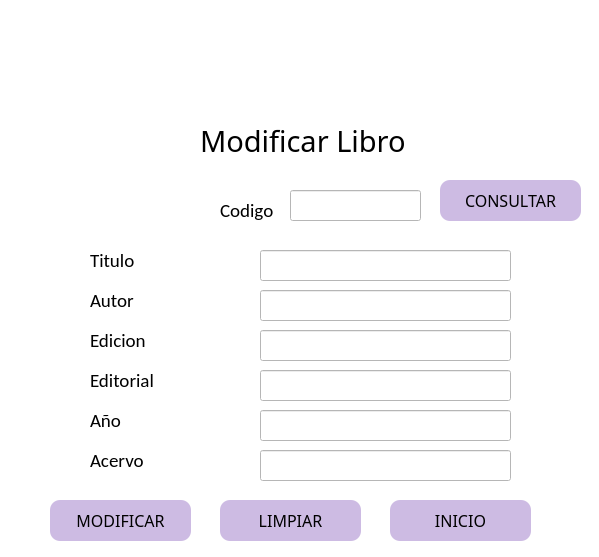
<?xml version="1.0" encoding="UTF-8"?>
<ui version="4.0">
 <class>MainWindow</class>
 <widget class="QMainWindow" name="MainWindow">
  <property name="geometry">
   <rect>
    <x>0</x>
    <y>0</y>
    <width>599</width>
    <height>557</height>
   </rect>
  </property>
  <property name="windowTitle">
   <string>MainWindow</string>
  </property>
  <property name="styleSheet">
   <string notr="true">background-color: rgb(255, 255, 255);</string>
  </property>
  <widget class="QWidget" name="centralwidget">
   <widget class="QLabel" name="label_7">
    <property name="geometry">
     <rect>
      <x>220</x>
      <y>200</y>
      <width>61</width>
      <height>20</height>
     </rect>
    </property>
    <property name="font">
     <font>
      <family>Calibri</family>
      <pointsize>14</pointsize>
     </font>
    </property>
    <property name="text">
     <string>Codigo</string>
    </property>
   </widget>
   <widget class="QPushButton" name="pbConsultar_Libro">
    <property name="geometry">
     <rect>
      <x>440</x>
      <y>180</y>
      <width>141</width>
      <height>41</height>
     </rect>
    </property>
    <property name="font">
     <font>
      <family>Dubai Medium</family>
      <pointsize>12</pointsize>
     </font>
    </property>
    <property name="styleSheet">
     <string notr="true">QPushButton{

	background-color:rgb(205, 187, 227);
	border-radius:10px;
	border:10px;
}


QPushButton:hover{
background-color: rgb(170, 255, 127);
	border-radius:10px;
	border: 10px;
}</string>
    </property>
    <property name="text">
     <string>CONSULTAR</string>
    </property>
   </widget>
   <widget class="QPushButton" name="pbLimpiar_Libro">
    <property name="geometry">
     <rect>
      <x>220</x>
      <y>500</y>
      <width>141</width>
      <height>41</height>
     </rect>
    </property>
    <property name="font">
     <font>
      <family>Dubai Medium</family>
      <pointsize>12</pointsize>
     </font>
    </property>
    <property name="styleSheet">
     <string notr="true">QPushButton{

	background-color:rgb(205, 187, 227);
	border-radius:10px;
	border:10px;
}


QPushButton:hover{
background-color: rgb(170, 255, 127);
	border-radius:10px;
	border: 10px;
}</string>
    </property>
    <property name="text">
     <string>LIMPIAR</string>
    </property>
   </widget>
   <widget class="QLabel" name="label">
    <property name="geometry">
     <rect>
      <x>200</x>
      <y>120</y>
      <width>221</width>
      <height>41</height>
     </rect>
    </property>
    <property name="font">
     <font>
      <family>Segoe MDL2 Assets</family>
      <pointsize>22</pointsize>
     </font>
    </property>
    <property name="text">
     <string>Modificar Libro</string>
    </property>
   </widget>
   <widget class="QPushButton" name="pbRegresar_Libro">
    <property name="geometry">
     <rect>
      <x>390</x>
      <y>500</y>
      <width>141</width>
      <height>41</height>
     </rect>
    </property>
    <property name="font">
     <font>
      <family>Dubai Medium</family>
      <pointsize>12</pointsize>
     </font>
    </property>
    <property name="styleSheet">
     <string notr="true">QPushButton{

	background-color:rgb(205, 187, 227);
	border-radius:10px;
	border:10px;
}


QPushButton:hover{
background-color: rgb(170, 255, 127);
	border-radius:10px;
	border: 10px;
}</string>
    </property>
    <property name="text">
     <string>INICIO</string>
    </property>
   </widget>
   <widget class="QLabel" name="label_2">
    <property name="geometry">
     <rect>
      <x>60</x>
      <y>0</y>
      <width>491</width>
      <height>101</height>
     </rect>
    </property>
    <property name="styleSheet">
     <string notr="true"/>
    </property>
    <property name="text">
     <string/>
    </property>
    <property name="pixmap">
     <pixmap>../imagenes/Logo.png</pixmap>
    </property>
    <property name="scaledContents">
     <bool>true</bool>
    </property>
   </widget>
   <widget class="QLabel" name="label_4">
    <property name="geometry">
     <rect>
      <x>90</x>
      <y>370</y>
      <width>151</width>
      <height>20</height>
     </rect>
    </property>
    <property name="font">
     <font>
      <family>Calibri</family>
      <pointsize>14</pointsize>
     </font>
    </property>
    <property name="text">
     <string>Editorial</string>
    </property>
   </widget>
   <widget class="QLineEdit" name="lineEdit_Titulo">
    <property name="geometry">
     <rect>
      <x>260</x>
      <y>250</y>
      <width>251</width>
      <height>31</height>
     </rect>
    </property>
    <property name="font">
     <font>
      <pointsize>10</pointsize>
     </font>
    </property>
    <property name="styleSheet">
     <string notr="true">QLineEdit{
border: .5px solid
}
</string>
    </property>
   </widget>
   <widget class="QLineEdit" name="lineEdit_Acervo">
    <property name="geometry">
     <rect>
      <x>260</x>
      <y>450</y>
      <width>251</width>
      <height>31</height>
     </rect>
    </property>
    <property name="font">
     <font>
      <pointsize>10</pointsize>
     </font>
    </property>
    <property name="styleSheet">
     <string notr="true">QLineEdit{
border: .5px solid
}
</string>
    </property>
    <property name="text">
     <string/>
    </property>
   </widget>
   <widget class="QLabel" name="label_6">
    <property name="geometry">
     <rect>
      <x>90</x>
      <y>330</y>
      <width>151</width>
      <height>20</height>
     </rect>
    </property>
    <property name="font">
     <font>
      <family>Calibri</family>
      <pointsize>14</pointsize>
     </font>
    </property>
    <property name="text">
     <string>Edicion</string>
    </property>
   </widget>
   <widget class="QLabel" name="label_8">
    <property name="geometry">
     <rect>
      <x>90</x>
      <y>410</y>
      <width>151</width>
      <height>20</height>
     </rect>
    </property>
    <property name="font">
     <font>
      <family>Calibri</family>
      <pointsize>14</pointsize>
     </font>
    </property>
    <property name="text">
     <string>Año</string>
    </property>
   </widget>
   <widget class="QLineEdit" name="lineEdit_Edicion">
    <property name="geometry">
     <rect>
      <x>260</x>
      <y>330</y>
      <width>251</width>
      <height>31</height>
     </rect>
    </property>
    <property name="font">
     <font>
      <pointsize>10</pointsize>
     </font>
    </property>
    <property name="styleSheet">
     <string notr="true">QLineEdit{
border: .5px solid
}
</string>
    </property>
   </widget>
   <widget class="QLineEdit" name="lineEdit_Anio">
    <property name="geometry">
     <rect>
      <x>260</x>
      <y>410</y>
      <width>251</width>
      <height>31</height>
     </rect>
    </property>
    <property name="font">
     <font>
      <pointsize>10</pointsize>
     </font>
    </property>
    <property name="styleSheet">
     <string notr="true">QLineEdit{
border: .5px solid
}
</string>
    </property>
    <property name="text">
     <string/>
    </property>
   </widget>
   <widget class="QLabel" name="label_3">
    <property name="geometry">
     <rect>
      <x>90</x>
      <y>250</y>
      <width>111</width>
      <height>20</height>
     </rect>
    </property>
    <property name="font">
     <font>
      <family>Calibri</family>
      <pointsize>14</pointsize>
     </font>
    </property>
    <property name="text">
     <string>Titulo</string>
    </property>
   </widget>
   <widget class="QLabel" name="label_5">
    <property name="geometry">
     <rect>
      <x>90</x>
      <y>290</y>
      <width>81</width>
      <height>20</height>
     </rect>
    </property>
    <property name="font">
     <font>
      <family>Calibri</family>
      <pointsize>14</pointsize>
     </font>
    </property>
    <property name="text">
     <string>Autor</string>
    </property>
   </widget>
   <widget class="QLineEdit" name="lineEdit_Editorial">
    <property name="geometry">
     <rect>
      <x>260</x>
      <y>370</y>
      <width>251</width>
      <height>31</height>
     </rect>
    </property>
    <property name="font">
     <font>
      <pointsize>10</pointsize>
     </font>
    </property>
    <property name="styleSheet">
     <string notr="true">QLineEdit{
border: .5px solid
}
</string>
    </property>
   </widget>
   <widget class="QLineEdit" name="lineEdit_Autor">
    <property name="geometry">
     <rect>
      <x>260</x>
      <y>290</y>
      <width>251</width>
      <height>31</height>
     </rect>
    </property>
    <property name="font">
     <font>
      <pointsize>10</pointsize>
     </font>
    </property>
    <property name="styleSheet">
     <string notr="true">QLineEdit{
border: .5px solid
}
</string>
    </property>
   </widget>
   <widget class="QLineEdit" name="lineEdit_CodigoL">
    <property name="geometry">
     <rect>
      <x>290</x>
      <y>190</y>
      <width>131</width>
      <height>31</height>
     </rect>
    </property>
    <property name="font">
     <font>
      <pointsize>10</pointsize>
     </font>
    </property>
    <property name="styleSheet">
     <string notr="true">QLineEdit{
border: .5px solid
}
</string>
    </property>
   </widget>
   <widget class="QLabel" name="label_9">
    <property name="geometry">
     <rect>
      <x>90</x>
      <y>450</y>
      <width>151</width>
      <height>20</height>
     </rect>
    </property>
    <property name="font">
     <font>
      <family>Calibri</family>
      <pointsize>14</pointsize>
     </font>
    </property>
    <property name="text">
     <string>Acervo</string>
    </property>
   </widget>
   <widget class="QPushButton" name="pbModificar_Libro">
    <property name="geometry">
     <rect>
      <x>50</x>
      <y>500</y>
      <width>141</width>
      <height>41</height>
     </rect>
    </property>
    <property name="font">
     <font>
      <family>Dubai Medium</family>
      <pointsize>12</pointsize>
     </font>
    </property>
    <property name="styleSheet">
     <string notr="true">QPushButton{

	background-color:rgb(205, 187, 227);
	border-radius:10px;
	border:10px;
}


QPushButton:hover{
background-color: rgb(170, 255, 127);
	border-radius:10px;
	border: 10px;
}</string>
    </property>
    <property name="text">
     <string>MODIFICAR</string>
    </property>
   </widget>
  </widget>
 </widget>
 <tabstops>
  <tabstop>pbConsultar_Libro</tabstop>
  <tabstop>pbLimpiar_Libro</tabstop>
  <tabstop>pbRegresar_Libro</tabstop>
 </tabstops>
 <resources/>
 <connections/>
</ui>
